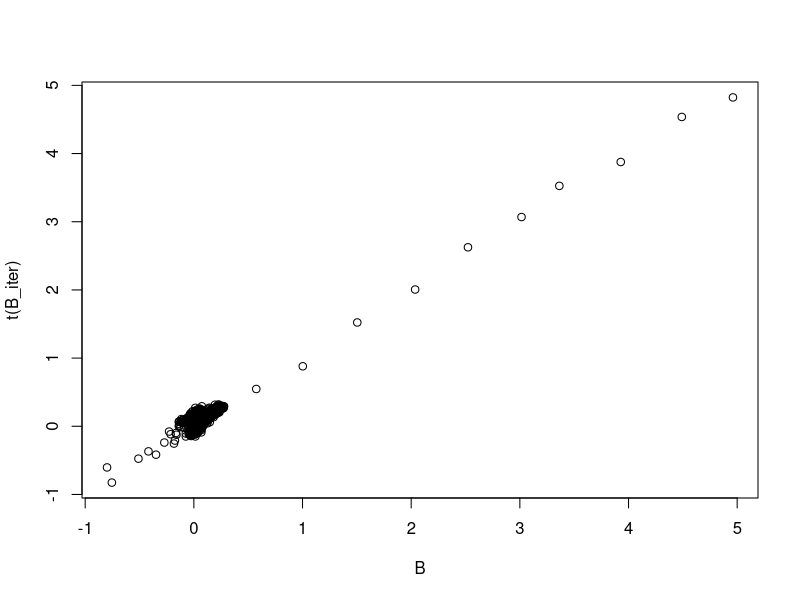
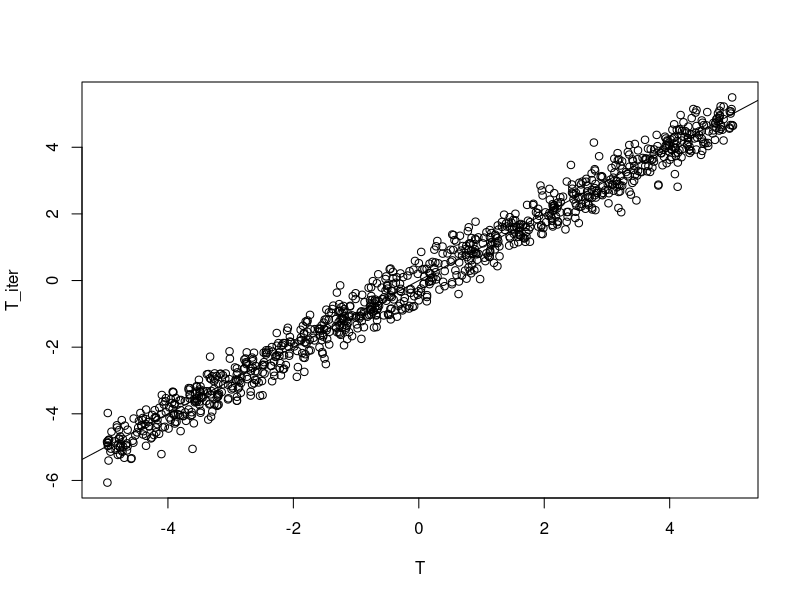
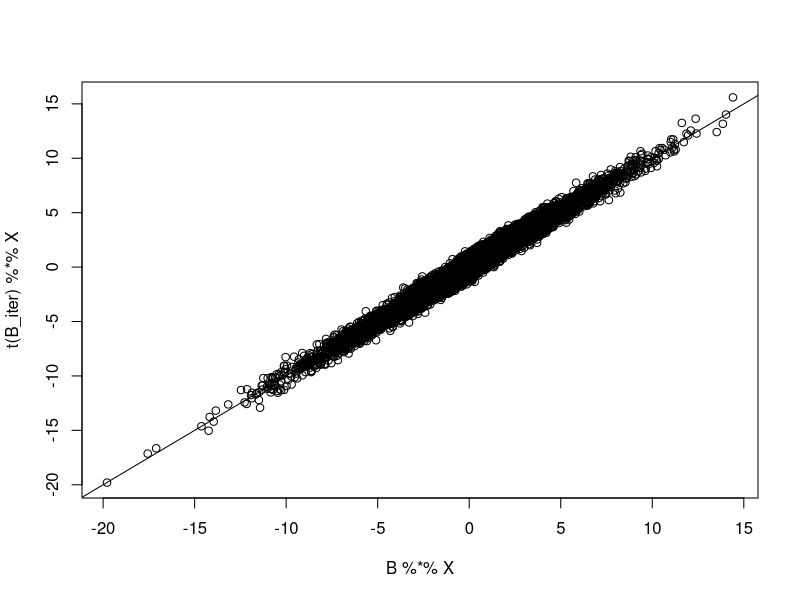
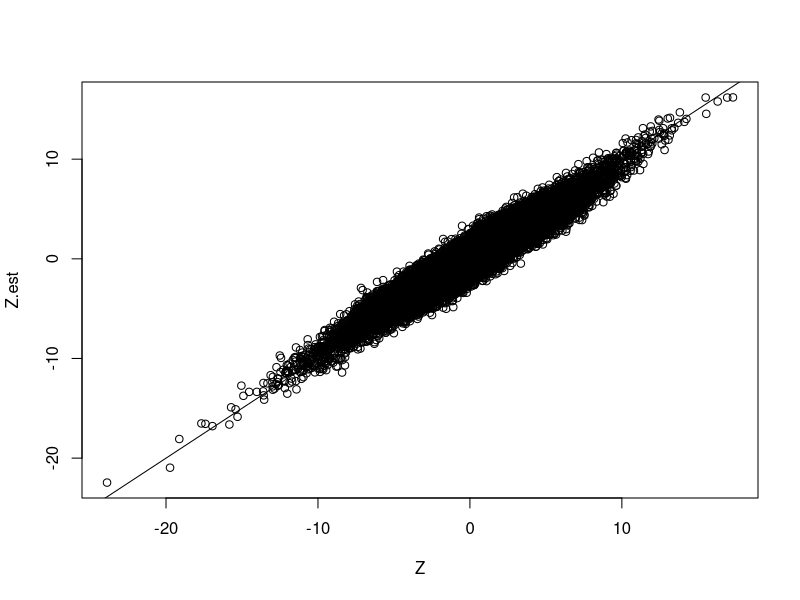

These figures' R source, in order:
# Used library
library(mvtnorm)
library(expm)
library(MASS)
library(tidyverse)
set.seed(120733)
# set.seed(19911130)


## ANN function
rrr <- function(X,Y,lambda,gamma = 2){
  rrresult <- list()
  
  #1 estimate C using LS estimator (generalized inverse is used)
  Clhat <- ginv(t(X)%*%X)%*%t(X)%*% Y
  
  #2 eigendecomposite of CLhar
  Uhat <- svd(X%*%Clhat)$u
  vhat <- svd(X%*%Clhat)$v
  D <- diag(svd(X%*%Clhat)$d)
  
  #3. weight for soft-thredshold and rank
  weight <-  (svd(X%*%Clhat)$d)^(-gamma)
  rrresult$r <-  sum(svd(X%*%Clhat)$d > lambda^(1/(gamma+1)))
  
  #4. soft-thredsholding
  diagvalue <-  svd(X%*%Clhat)$d -lambda*weight
  th <- ifelse(diagvalue < 0, 0, diagvalue)
  SDhat <-  diag(th)
  
  rrresult$thd <- diagvalue
  
  #5. low rank solution C
  rrresult$CShat <-  Clhat %*% vhat %*% ginv(D) %*% SDhat %*% t(vhat)
  
  return(rrresult)
}

# function to generate a random orthonormal matrix
rortho <- function(x){
  return(qr.Q(qr(array(runif(x), dim = c(x,x)))))
}

# simulation settings
# sample size n (n person's data have been taken)
n <- 1000

# number of metabolites
m <- 100

# number of taxa
k <- 40

# rank of matrix B
r <- 10

# Generate X from Multivariate Normal Distribution (Original method)
# rho <- 0.4
# Sigma <- diag(1, n)
# for (i in 1:(n-1)){
#   for (j in (i+1):n){
#     Sigma[i, j] <- Sigma[j, i] <- rho^abs(i-j)
#   }
# }
# Sigma.eigen <- eigen(Sigma)
# X.raw <- matrix(rnorm(m*n), nrow = m, ncol = n)
# X <-as.matrix(rbind(rep(1, n), X.raw %*% diag(sqrt(pmax(Sigma.eigen$values, 0))) %*%
#                      t(Sigma.eigen$vectors)))
# X <-X.raw %*% diag(sqrt(pmax(Sigma.eigen$values, 0))) %*%
#                       t(Sigma.eigen$vectors)

# Generate X from Multivariate Noromal with identity variance and covariance matrix
# Method 1:
X <- matrix(rnorm(m*n), nrow = m, ncol = n)
X <-as.matrix(rbind(rep(1, n), X))

# Each entry is iid distributed from N(0, 1), center it afterwards
# Method 2: (don't know why it does not work!)
# X.raw <- matrix(rnorm(m*n), nrow = m, ncol = n)
# X.mean <- matrix(rep(rowMeans(X.raw), each = n), ncol = n, byrow = T)
# X <- X.raw - X.mean


# Method 3: covariance structure & centered
# X cannot be centered since it has to be a invertible matrix 
# rho <- 0.4
# Sigma <- diag(1, n)
# for (i in 1:(n-1)){
#   for (j in (i+1):n){
#     Sigma[i, j] <- Sigma[j, i] <- rho^abs(i-j)
#   }
# }
# Sigma.eigen <- eigen(Sigma)
# X.raw <- matrix(rnorm(m*n), nrow = m, ncol = n)
# # X <-as.matrix(rbind(rep(1, n), X.raw %*% diag(sqrt(pmax(Sigma.eigen$values, 0))) %*%
# #                      t(Sigma.eigen$vectors)))
# X.raw <-X.raw %*% diag(sqrt(pmax(Sigma.eigen$values, 0))) %*%
#                       t(Sigma.eigen$vectors)
# X.mean <-  matrix(rep(rowMeans(X.raw), each = n), ncol = n, byrow = T)
# X <- X.raw - X.mean


# Method 4: randomize the variance and covaraince matrix
# Sigma <- diag(runif(n), n)
# for (i in 1:(n-1)){
#   for (j in (i+1):n){
#     Sigma[i, j] <- Sigma[j, i] <- runif(1)
#   }
# }
# Sigma.eigen <- eigen(Sigma)
# X.raw <- matrix(rnorm(m*n), nrow = m, ncol = n)
# X <- X.raw %*% diag(sqrt(pmax(Sigma.eigen$values, 0))) %*%
#                       t(Sigma.eigen$vectors)

# Method 5: randomize the variance and covariance matrix, then centered
# Sigma <- diag(runif(n), n)
# for (i in 1:(n-1)){
#   for (j in (i+1):n){
#     Sigma[i, j] <- Sigma[j, i] <- runif(1)
#   }
# }
# Sigma.eigen <- eigen(Sigma)
# X.raw <- matrix(rnorm(m*n), nrow = m, ncol = n)
# X.raw <- X.raw %*% diag(sqrt(pmax(Sigma.eigen$values, 0))) %*%
#                       t(Sigma.eigen$vectors)
# X.mean <-  matrix(rep(rowMeans(X.raw), each = n), ncol = n, byrow = T)
# X <- X.raw - X.mean


# Method 6: Centered use the grand mean
# rho <- 0.4
# Sigma <- diag(1, n)
# for (i in 1:(n-1)){
#   for (j in (i+1):n){
#     Sigma[i, j] <- Sigma[j, i] <- rho^abs(i-j)
#   }
# }
# Sigma.eigen <- eigen(Sigma)
# X.raw <- matrix(rnorm(m*n), nrow = m, ncol = n)
# X.raw <-X.raw %*% diag(sqrt(pmax(Sigma.eigen$values, 0))) %*%
#                       t(Sigma.eigen$vectors)
# grand.mean <- mean(X.raw)
# X.mean <-  matrix(grand.mean, ncol = n, nrow = m)
# X <- X.raw - X.mean


# Generate low-rank matrix B
sing.vals <- 5*((r:1)/r + 1/r)
B <- rortho(k)[,1:r] %*% diag(sing.vals) %*% rortho(m+1)[1:r,]

# Generate T vector from Unif(0, 10)
T <- matrix(runif(n, min = 0, max = 10), nrow = 1)
T <- T - mean(T)

# Generate random error
E <- matrix(rnorm(k*n), nrow = k, ncol = n)

# Calculate our new Z = XB + 1T + E
Z <- B %*% X + matrix(rep(1, k), ncol = 1) %*% T + E

# convergence criterion
vareps <- 10^(-3)

# range of lambda
lambda.seq <- exp(seq(8, 8, 1))
rank.est <- rep(0, length(lambda.seq))
converge.iter <- rep(0, length(lambda.seq))
num_obj <- rep(0, length(lambda.seq))

for (i in 1: length(lambda.seq)) {
  # initial estimated B
  
  qrX <- qr(t(X), tol = 10^-7)
  
  # Center the true B
  # B_mean <- matrix(rep(rowMeans(t(B)), each = k), ncol = k, byrow = T)
  # B_iter <- t(B) - B_mean
  
  # randomly generalized starting matrix of B
  B_iter <- qr.coef(qrX, t(Z))
  # B_iter <- B_iter + matrix(rnorm(k * m), ncol = k)
  # B_iter_mean <- matrix(rep(rowMeans(B_iter), each = k), ncol = k, byrow = T)
  # B_iter <- B_iter - B_iter_mean
  
  # initial estimated T
  T_iter <- matrix(rowMeans(t(Z) - t(X) %*% B_iter), nrow = 1)
  
  disT <- 1
  disB <- 1
  disXB <- 1
  iter.count <- 1
  
  while ((((disB > vareps) || (disT > vareps))  && ((disXB > vareps) || (disT > vareps))) && (iter.count < 3000)) {
    Z_iter <- t(Z) - t(T_iter) %*% t(matrix(rep(1, k), ncol = 1))
    B_iter_next <- rrr(t(X), Z_iter, lambda = lambda.seq[i])$CShat
    B_iter_next_rank <- rrr(t(X), Z_iter, lambda = lambda.seq[i])$r
    
    # B_iter_next <- t(B)
    T_iter_next <- matrix(rowMeans(t(Z) - t(X) %*% B_iter_next), nrow = 1)
    # T_iter_next <- T
    iter_weight <- sort(rrr(t(X), Z_iter, lambda = lambda.seq[i])$weight)
    disT <- sum((T_iter - T_iter_next)^2)
    disB <- sum((B_iter - B_iter_next)^2)
    disXB <- sum((t(B_iter) %*% X - t(B_iter_next) %*% X)^2)
    
    Z.est <-  t(B_iter) %*% X + matrix(rep(1, k), ncol = 1) %*% T_iter
    B_iter <- B_iter_next
    T_iter <- T_iter_next
    iter.count <- iter.count + 1
    # print(iter.count)
  }
  rank.est[i] <- B_iter_next_rank
  converge.iter[i] <- iter.count
  num_obj[i] <- 1/2 * sum((t(Z) - t(X) %*% B_iter - t(T_iter) %*% matrix(rep(1, k), nrow = 1))^2) + 
    lambda.seq[i] * sum(iter_weight*svd(t(X) %*% B_iter)$d)
  
  # save image for B matrix
  png(paste0("plot-B-cT2.png"))
  plot(B, t(B_iter))
  dev.off()
  
  # save image for T matrix
  png(paste0("plot-T-cT2.png"))
  plot(T, T_iter)
  abline(a = 0, b = 1)
  dev.off()
  
  # save image for XB matrix
  png(paste0("plot-XB-cT2.png"))
  plot(B %*% X, t(B_iter) %*% X)
  abline(a = 0, b = 1)
  dev.off()
  
  # save image for Z matrix
  png(paste0("plot-Z-cT2.png"))
  plot(Z, Z.est)
  abline(a = 0, b = 1)
  dev.off()
}

#plot(B%*%X, t(B_iter) %*% X)
